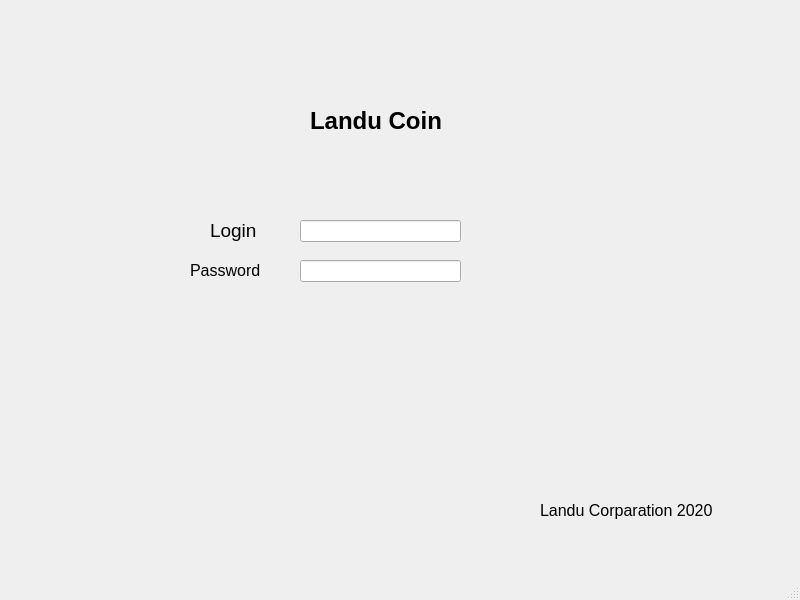
<?xml version="1.0" encoding="UTF-8"?>
<ui version="4.0">
 <class>MainWindow</class>
 <widget class="QMainWindow" name="MainWindow">
  <property name="geometry">
   <rect>
    <x>0</x>
    <y>0</y>
    <width>800</width>
    <height>600</height>
   </rect>
  </property>
  <property name="font">
   <font>
    <pointsize>7</pointsize>
   </font>
  </property>
  <property name="windowTitle">
   <string>MainWindow</string>
  </property>
  <widget class="QWidget" name="centralwidget">
   <widget class="QLabel" name="label">
    <property name="geometry">
     <rect>
      <x>310</x>
      <y>100</y>
      <width>191</width>
      <height>41</height>
     </rect>
    </property>
    <property name="font">
     <font>
      <family>Microsoft YaHei UI</family>
      <pointsize>18</pointsize>
      <weight>75</weight>
      <bold>true</bold>
     </font>
    </property>
    <property name="text">
     <string>Landu Coin</string>
    </property>
   </widget>
   <widget class="QLineEdit" name="lineEdit">
    <property name="geometry">
     <rect>
      <x>300</x>
      <y>220</y>
      <width>161</width>
      <height>22</height>
     </rect>
    </property>
   </widget>
   <widget class="QLineEdit" name="lineEdit_2">
    <property name="geometry">
     <rect>
      <x>300</x>
      <y>260</y>
      <width>161</width>
      <height>22</height>
     </rect>
    </property>
   </widget>
   <widget class="QLabel" name="label_2">
    <property name="geometry">
     <rect>
      <x>190</x>
      <y>250</y>
      <width>91</width>
      <height>41</height>
     </rect>
    </property>
    <property name="font">
     <font>
      <pointsize>12</pointsize>
     </font>
    </property>
    <property name="text">
     <string>Password</string>
    </property>
   </widget>
   <widget class="QLabel" name="label_3">
    <property name="geometry">
     <rect>
      <x>210</x>
      <y>210</y>
      <width>91</width>
      <height>41</height>
     </rect>
    </property>
    <property name="font">
     <font>
      <pointsize>14</pointsize>
     </font>
    </property>
    <property name="text">
     <string>Login</string>
    </property>
   </widget>
   <widget class="QLabel" name="label_4">
    <property name="geometry">
     <rect>
      <x>540</x>
      <y>490</y>
      <width>231</width>
      <height>41</height>
     </rect>
    </property>
    <property name="font">
     <font>
      <pointsize>12</pointsize>
     </font>
    </property>
    <property name="text">
     <string>Landu Corparation 2020</string>
    </property>
   </widget>
  </widget>
  <widget class="QMenuBar" name="menubar">
   <property name="geometry">
    <rect>
     <x>0</x>
     <y>0</y>
     <width>800</width>
     <height>21</height>
    </rect>
   </property>
  </widget>
  <widget class="QStatusBar" name="statusbar"/>
 </widget>
 <resources/>
 <connections/>
</ui>
